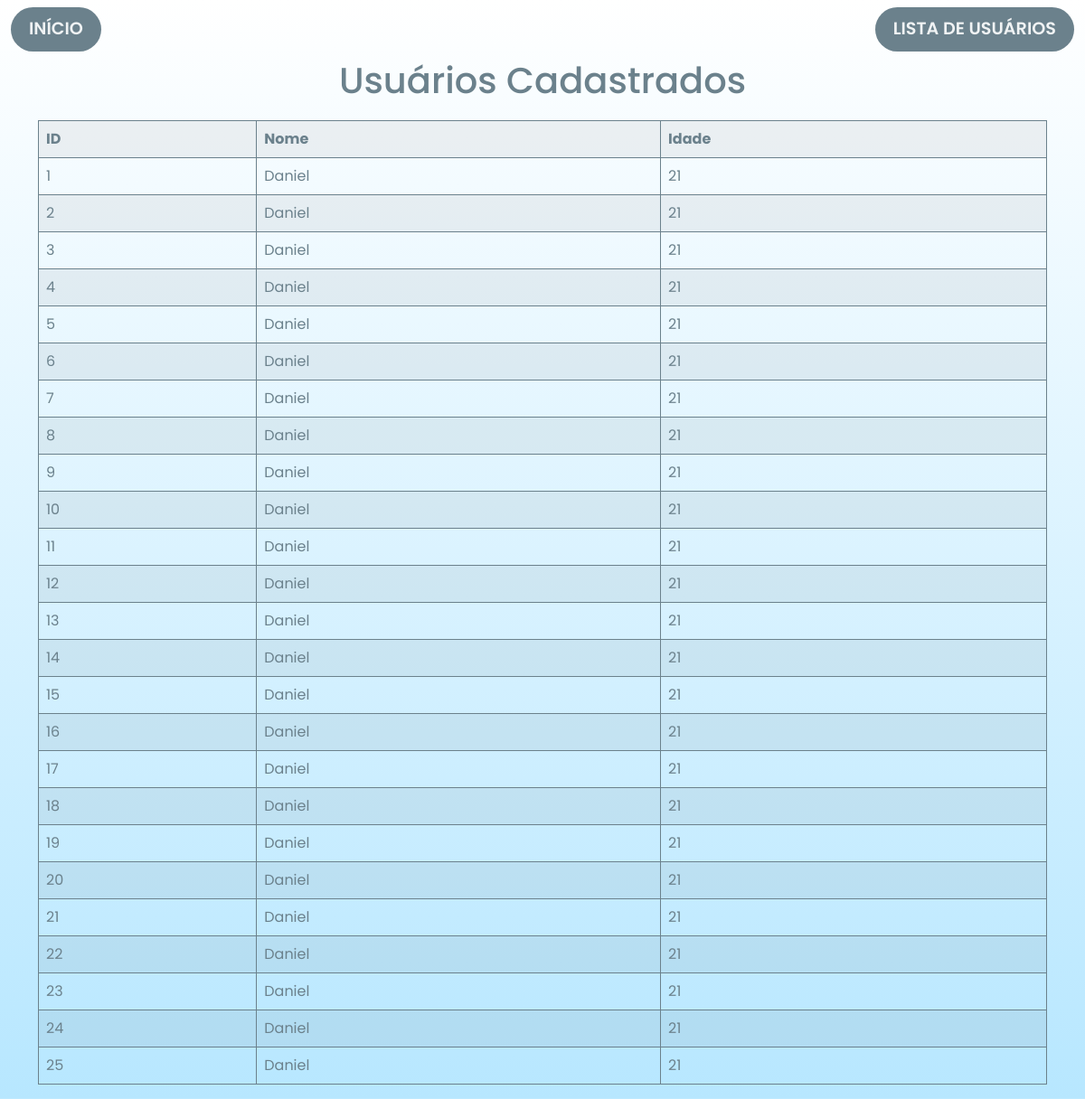
Screenshot of /usuarios/ with the database file from the repository.
### app_siom/models.py (models this page shows)
class Usuario(models.Model):
    id_usuario = models.AutoField(primary_key=True)
    nome = models.TextField(max_length=255)
    idade = models.IntegerField()

### app_siom/views.py (the view)
# urls.py: path('usuarios/',views.usuarios,name='listagem_usuarios'),
def usuarios(request):
    if request.method == 'POST':
        novo_usuario = Usuario()
        novo_usuario.nome = request.POST.get('nome')
        novo_usuario.idade = request.POST.get('idade')
        novo_usuario.save()
        medicamentos = {
            'medicamentos': Medicamento.objects.all()
        }
        return render(request, 'usuarios/medicamentos.html',medicamentos)
    else:
        usuarios = {'usuarios': Usuario.objects.all()}
        return render(request, 'usuarios/usuarios.html', usuarios)

### app_siom/templates/usuarios/usuarios.html
{% extends 'usuarios/base.html' %}
{% block conteudo %}
<div class="container">
    <h1 class="table-h1">Usuários Cadastrados</h1>
    <table class="table table-striped">
        <tr>
            <th>ID</th>
            <th>Nome</th>
            <th>Idade</th>
        </tr>
        {% for usuario in usuarios %}
        <tr>
            <td>{{usuario.id_usuario}}</td>
            <td>{{usuario.nome}}</td>
            <td>{{usuario.idade}}</td>
        </tr>
        {% endfor %}
    </table>
</div>
{% endblock %}

### app_siom/templates/usuarios/base.html (shortened to what this page needs)
{% load static %}
<!doctype html>
<html lang="en">
<head>
  <link href="https://cdn.jsdelivr.net/npm/bootstrap@5.0.2/dist/css/bootstrap.min.css" rel="stylesheet"
>
  <link rel="stylesheet" href="{% static 'css/layout.css' %}">
</head>
<body>
  <nav style="background-color: rgba(0,0,0,0) !important;" class="navbar navbar-light bg-light">
    <div class="container-fluid">
      <span class="nav-item"><a style="text-decoration: none; color: rgba(255, 255, 255, 0.9); "
          href="{% url 'home' %}">Início</a></span>
      <span class="nav-item"><a style="text-decoration: none; color: rgba(255, 255, 255, 0.9); "
          href="{% url 'listagem_usuarios' %}">Lista
          de Usuários</a></span>
    </div>
  </nav>
  {% block conteudo %}
  {% endblock %}
</body>
</html>

### app_siom/static/css/layout.css (style rules this page uses)
body { font-family: 'Poppins', sans-serif; background-image: linear-gradient(white, rgb(183, 231, 255)); background-position: center; background-repeat: no-repeat; }
.nav-item { font-size: 1.2rem; font-weight: 600; padding: 10px 20px; background-color: #6b818c; border-radius: 30px; transition: all .3s ease-in-out; cursor: pointer; text-transform: uppercase; }
::placeholder { font-size: 1.1rem; color: #6b818c; }
table { border-collapse: collapse; }
th, td, table { color: #6b818c; border: 1px solid #6b818c; }
.table-h1 { color: #6b818c; text-align: center; margin-bottom: 20px; }

### rows the page displays
Usuario: id_usuario "1", nome "Daniel", idade "21"
Usuario: id_usuario "2", nome "Daniel", idade "21"
Usuario: id_usuario "3", nome "Daniel", idade "21"
Usuario: id_usuario "4", nome "Daniel", idade "21"
Usuario: id_usuario "5", nome "Daniel", idade "21"
Usuario: id_usuario "6", nome "Daniel", idade "21"
Usuario: id_usuario "7", nome "Daniel", idade "21"
Usuario: id_usuario "8", nome "Daniel", idade "21"
Usuario: id_usuario "9", nome "Daniel", idade "21"
Usuario: id_usuario "10", nome "Daniel", idade "21"
Usuario: id_usuario "11", nome "Daniel", idade "21"
Usuario: id_usuario "12", nome "Daniel", idade "21"
Usuario: id_usuario "13", nome "Daniel", idade "21"
Usuario: id_usuario "14", nome "Daniel", idade "21"
Usuario: id_usuario "15", nome "Daniel", idade "21"
Usuario: id_usuario "16", nome "Daniel", idade "21"
Usuario: id_usuario "17", nome "Daniel", idade "21"
Usuario: id_usuario "18", nome "Daniel", idade "21"
Usuario: id_usuario "19", nome "Daniel", idade "21"
Usuario: id_usuario "20", nome "Daniel", idade "21"
Usuario: id_usuario "21", nome "Daniel", idade "21"
Usuario: id_usuario "22", nome "Daniel", idade "21"
Usuario: id_usuario "23", nome "Daniel", idade "21"
Usuario: id_usuario "24", nome "Daniel", idade "21"
Usuario: id_usuario "25", nome "Daniel", idade "21"
